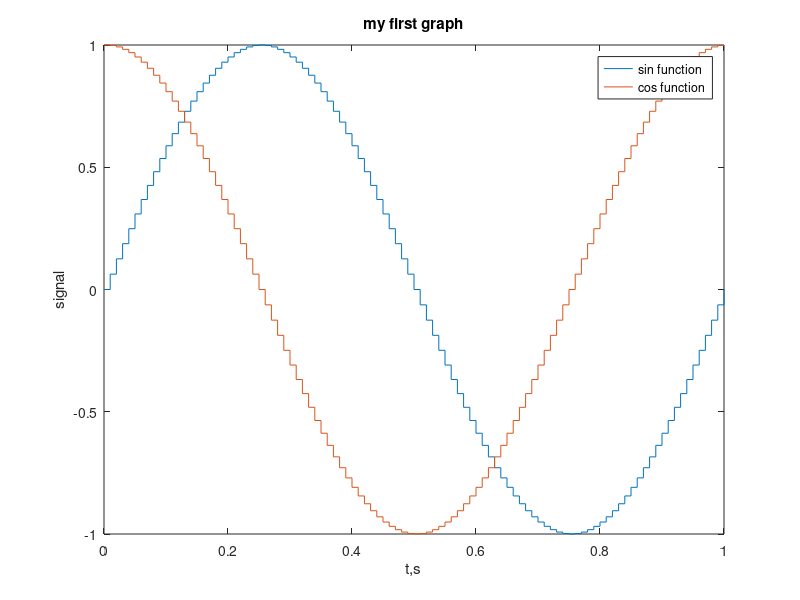

This figure's MATLAB source: (Note: this script raises an error after producing the figure.)
%-- 02/14/2024 04:38:03 PM --%
% mkdir lesson1
% cd lesson1/
A = [1 2 3 4; 5 6 7 8; 9 10 11 12; 13 14 15 16]
%% Task 1
x = -6:1:6
%% Task 2.1
x = -6:1:6;
%% Task 2.2
C = [4 3 2];
C(1)
format compact
C(2)
C(3)

y = C(1)*x.^2 + C(2)*x + C(3)
%% Task 2.3
plot(x,y)
x2 = -6:.01:6;
y2 = C(1)*x2.^2 + C(2)*x2 + C(3);
plot(x2,y2)
%% Task 2.4
plot(x,y,'o')
plot(x,y,'g')
plot(x,y,'--')
plot(x,y,'o--g')
help plot
plot(x,y,'x:b')
plot(x,y,x2,y2)
stairs(x,y)
bar(x,y)
stem(x,y)
t = 0:0.01:1;
y1 = sin(2*pi*t);
y2 = cos(2*pi*t);
stairs(t,y1)
hold on
stairs(t,y2)
hold off
legend('sin function', 'cos function')
xlabel('t,s')
ylabel('signal')
title('my first graph')
gtext('\leftarrow This is sinusoid')
gtext('\leftarrow This is cosinusoid')
grid
%%
grid minor
%%
grid minor
%%
grid
%%
grid on
%%
grid off
% edite
lissajous
lisazu_fun(1,3)
lisazu_fun2(1,3)
lisazu_fun2(2,3)
lisazu_fun2(2,4)